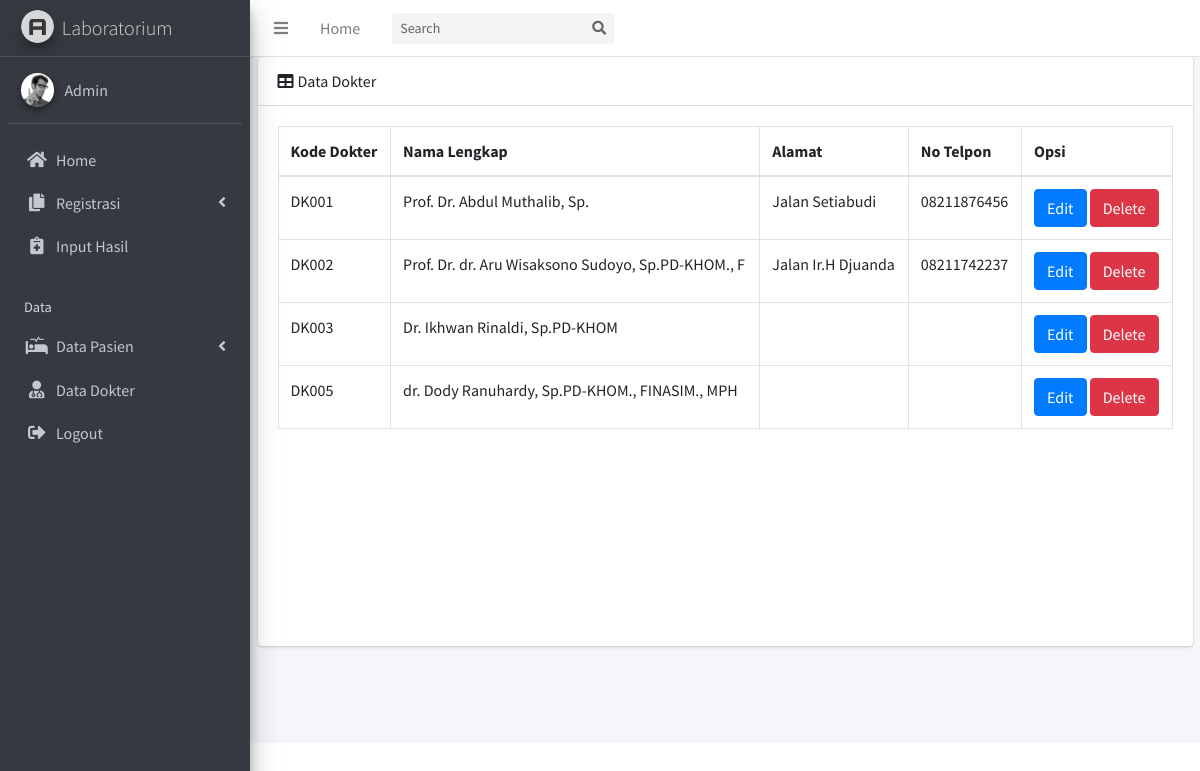
The app's page /data_dokter.php (signed in) with its own data.
### tables this page shows
CREATE TABLE `data_dokter` (
  `kode_dokter` varchar(5) NOT NULL,
  `nama_dokter` varchar(50) NOT NULL,
  `alamat_dokter` varchar(25) NOT NULL,
  `no_telpon` varchar(13) NOT NULL
);

### data_dokter.php (the view, shortened to what this page needs)
<!DOCTYPE html>
<html>
<head>
  <link rel="stylesheet" href="plugins/fontawesome-free/css/all.min.css">
  <link rel="stylesheet" href="https://code.ionicframework.com/ionicons/2.0.1/css/ionicons.min.css">
  <link rel="stylesheet" href="plugins/tempusdominus-bootstrap-4/css/tempusdominus-bootstrap-4.min.css">
  <link rel="stylesheet" href="plugins/icheck-bootstrap/icheck-bootstrap.min.css">
  <link rel="stylesheet" href="plugins/jqvmap/jqvmap.min.css">
  <link rel="stylesheet" href="dist/css/adminlte.min.css">
  <link rel="stylesheet" href="plugins/overlayScrollbars/css/OverlayScrollbars.min.css">
  <link rel="stylesheet" href="plugins/daterangepicker/daterangepicker.css">
  <link rel="stylesheet" href="plugins/summernote/summernote-bs4.css">
  <link href="dist/css/style2.css" rel="stylesheet">
</head>
<body class="hold-transition sidebar-mini layout-fixed">
<div class="wrapper">
  <nav class="main-header navbar navbar-expand navbar-white navbar-light">
    <ul class="navbar-nav">
      <li class="nav-item">
        <a class="nav-link" data-widget="pushmenu" href="#"><i class="fas fa-bars"></i></a>
      </li>
      <li class="nav-item d-none d-sm-inline-block">
        <a href="index3.html" class="nav-link">Home</a>
      </li>
    </ul>
    <form class="form-inline ml-3">
      <div class="input-group input-group-sm">
        <input class="form-control form-control-navbar" type="search" placeholder="Search" aria-label="Search">
        <div class="input-group-append">
          <button class="btn btn-navbar" type="submit">
            <i class="fas fa-search"></i>
          </button>
        </div>
      </div>
    </form>
  </nav>
  <aside class="main-sidebar sidebar-dark-primary elevation-4">
    <a href="index.php" class="brand-link">
      <img src="dist/img/AdminLTELogo.png" alt="AdminLTE Logo" class="brand-image img-circle elevation-3"
           style="opacity: .8">
      <span class="brand-text font-weight-light">Laboratorium</span>
    </a>
    <div class="sidebar">
      <div class="user-panel mt-3 pb-3 mb-3 d-flex">
        <div class="image">
          <img src="dist/img/user2-160x160.jpg" class="img-circle elevation-2" alt="User Image">
        </div>
        <div class="info">
          <a href="#" class="d-block">Admin</a>
        </div>
      </div>
      <nav class="mt-2">
        <ul class="nav nav-pills nav-sidebar flex-column" data-widget="treeview" role="menu" data-accordion="false">
          <li class="nav-item">
            <a href="index.php" class="nav-link">
              <i class="nav-icon fas fa-home"></i>
              <p>
                Home
              </p>
            </a>
          </li>
          <li class="nav-item has-treeview">
            <a href="#" class="nav-link">
              <i class="nav-icon fas fa-copy"></i>
              <p>
                Registrasi
                <i class="fas fa-angle-left right"></i>
              </p>
            </a>
          </li>
          <li class="nav-item has-treeview">
            <a href="input_hasil.php" class="nav-link">
              <i class="nav-icon fas fa-notes-medical"></i>
              <p>
                Input Hasil
              </p>
            </a>
          </li>
          <li class="nav-header">Data</li>
          <li class="nav-item has-treeview">
            <a href="#" class="nav-link">
              <i class="nav-icon fas fa-procedures"></i>
              <p>
                Data Pasien
                <i class="fas fa-angle-left right"></i>
              </p>
            </a>
          </li>
          <li class="nav-item">
            <a href="data_dokter.php" class="nav-link">
              <i class="nav-icon fas fa-user-md"></i>
              <p>
                Data Dokter
              </p>
            </a>
          </li>
           <?php if (!isset($_SESSION['username'])){ ?>
          <li class="nav-item">
            <a href="login.php" class="nav-link">
              <i class="nav-icon fas fa-sign-in-alt"></i>
              <p>
                Login
              </p>
            </a>
          </li>
      <?php } else { ?>
          <li class="nav-item">
            <a href="php/logout.php" class="nav-link">
              <i class="nav-icon fas fa-sign-out-alt"></i>
              <p>
                Logout
              </p>
            </a>
          </li>
      <?php } ?>
        </ul>
      </nav>
    </div>
  </aside>
  <div class="content-wrapper">
  <div class="container">
      <div class="card mb-4">
          <div class="card-header">
            <i class="fas fa-table mr-1"></i>Data Dokter</div>
          <div class="card-body">
            <div class="scrollable-idx">
              <div class="table-responsive">
                  <table class="table table-bordered" id="dataTable" width="100%" cellspacing="0">
                      <thead>
                          <tr>
                              <th>Kode Dokter</th>
                              <th>Nama Lengkap</th>
                              <th>Alamat</th>
                              <th>No Telpon</th>
                              <th>Opsi</th>
                          </tr>
                      </thead>
                      <tbody>
                          <tr>
                          <?php
                              include 'php/koneksi.php';
                                  $data = mysqli_query($conn, "SELECT * from data_dokter");
                                  foreach ($data as $row){
                                  echo "<tr>
                                      <td>".$row['kode_dokter']."</td>
                                      <td>".$row['nama_dokter']."</td>
                                      <td>".$row['alamat_dokter']."</td>
                                      <td>".$row['no_telpon']."</td>";
                                      ?>
                                      <td>
                                        <button type="button" class="btn btn-primary edtButton">Edit</button>
                                        <button type="button" class="btn btn-danger deleteButton">Delete</button>
                                      </td>
                                      </tr>
                                      </tr>
                                      <?php
                                  }
                          ?>
                      </tbody>
                  </table>
              </div>
          </div>
      </div>
  </div>
</div>
  </div>
</div>
</body>
</html>

### records on screen
data_dokter: kode_dokter "DK001", nama_dokter "Prof. Dr. Abdul Muthalib, Sp.", alamat_dokter "Jalan Setiabudi", no_telpon "08211876456"
data_dokter: kode_dokter "DK002", nama_dokter "Prof. Dr. dr. Aru Wisaksono Sudoyo, Sp.PD-KHOM., F", alamat_dokter "Jalan Ir.H Djuanda", no_telpon "08211742237"
data_dokter: kode_dokter "DK003", nama_dokter "Dr. Ikhwan Rinaldi, Sp.PD-KHOM"
data_dokter: kode_dokter "DK005", nama_dokter "dr. Dody Ranuhardy, Sp.PD-KHOM., FINASIM., MPH"
